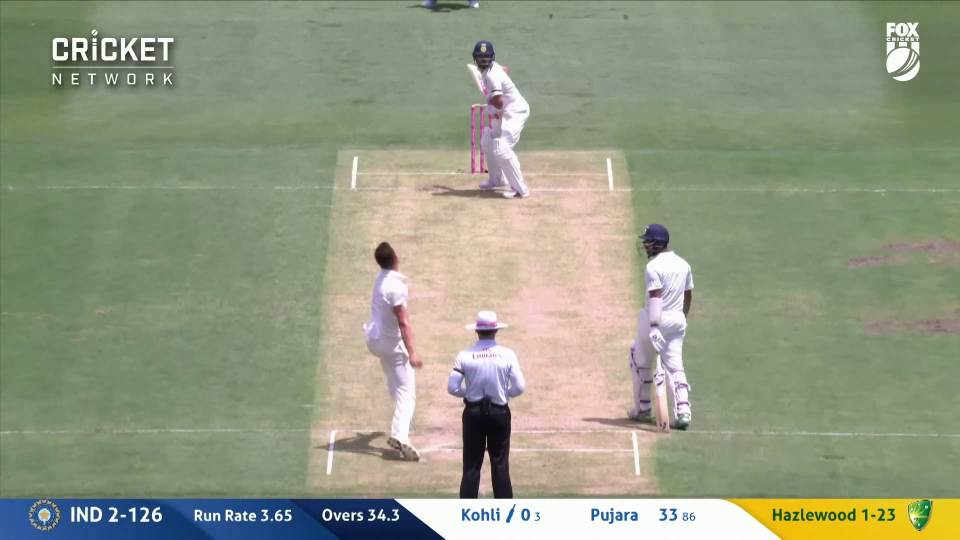
#> input picture frame 3 of VideoProcessing/Kohli.mp4, 1920 x 1080 px, given in place of Ball.mp4, which was not available (shown at 1/2 size)
$ python VideoProcessing.py
#> lines starting #> are read from the running program, lines starting #| are printed output that depends on the picture; after the words box and inside, x2 and y2 are one past the last pixel; in counts of white or black regions, pixels touching at a corner belong together; pictures that were not available may be replaced by others from this repository, and a replacement may not be noted
import cv2
import math
import numpy as np

def calculate_distance(prev_point, current_point):
    return math.sqrt((current_point[0] - prev_point[0]) ** 2 + (current_point[1] - prev_point[1]) ** 2)

# Function to calculate speed in km/h (distance/time)
def calculate_speed(distance, fps, scale_m_per_pixel):
    # Speed in pixels per second * fps to convert to pixels/second
    speed_px_per_s = distance * fps
    # Convert speed to meters per second using scale factor (pixels to meters)
    speed_m_per_s = speed_px_per_s * scale_m_per_pixel
    # Convert meters per second to kilometers per hour
    speed_km_per_hr = speed_m_per_s * 3.6
    return speed_km_per_hr

# Function to calculate bounce height in meters (assuming camera calibration gives a scale factor)
def calculate_bounce_height(y_position, scale_m_per_pixel, frame_height):

    height_ratio = (frame_height - y_position) / frame_height
    bounce_height = 0.2 + height_ratio * (1.5 - 0.2)
    return bounce_height

# Initialize video capture
cap = cv2.VideoCapture('Ball.mp4')

# Read first frame to initialize variables
ret, frame = cap.read()
#> frame is the input picture: shape (1080, 1920, 3); mean B, G, R 131.2, 153.8, 147.1
prev_frame = frame

# Initialize variables
prev_position = None
prev_time = None

# FPS (Frames per second) of the video
fps = cap.get(cv2.CAP_PROP_FPS)


scale_m_per_pixel = 0.01
frame_height = frame.shape[0]
#> frame_height = 1080

# Define a threshold for detecting the bounce (you can adjust this based on the Y-coordinate of the ground)
ground_threshold = 150
prev_speeds = []

# Loop through video frames
while ret:
    ret, frame = cap.read()
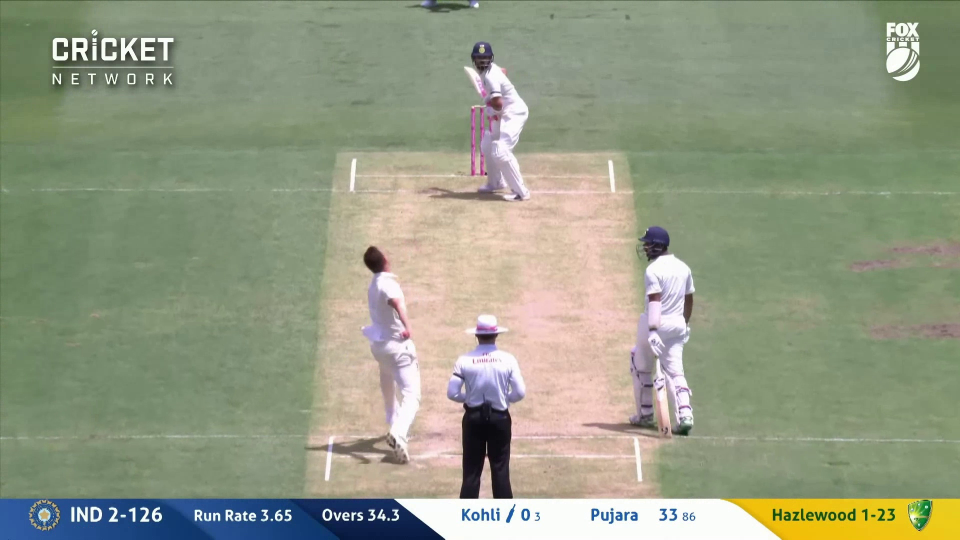
#> input picture frame 4 of VideoProcessing/Kohli.mp4, 1920 x 1080 px, given in place of Ball.mp4, which was not available (shown at 1/2 size)
#> frame is the input picture: shape (1080, 1920, 3); mean B, G, R 132, 154.3, 147.9
    if not ret:
        break


    hsv = cv2.cvtColor(frame, cv2.COLOR_BGR2HSV)
#> hsv: shape (1080, 1920, 3); mean H, S, V 47.8, 55.1, 162

    lower_red = np.array([0, 120, 70])   # Lower bound for color
    upper_red = np.array([10, 255, 255]) # Upper bound for color


    mask = cv2.inRange(hsv, lower_red, upper_red)
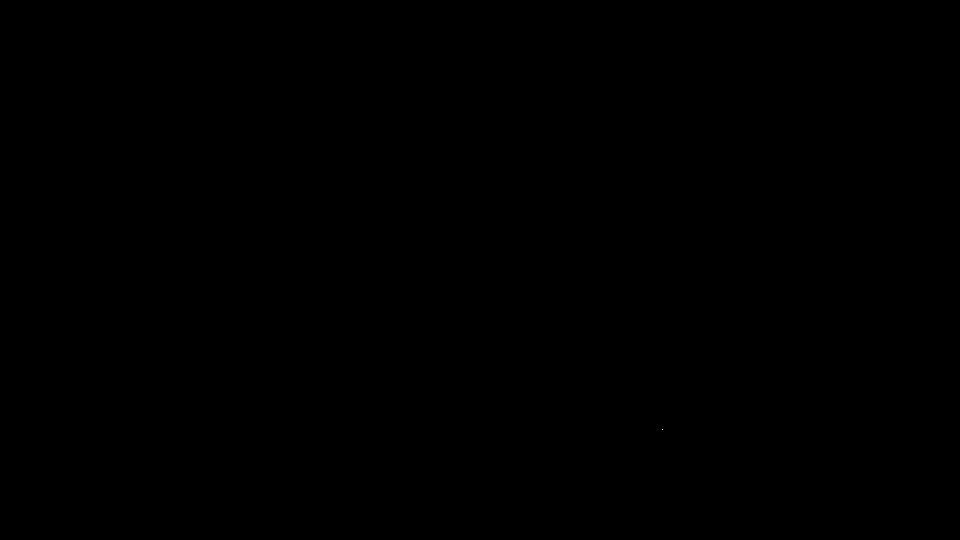
#> mask: shape (1080, 1920) (shown at 1/2 size); 0% white in thin lines or dots, all inside (x1, y1, x2, y2) = (1324, 858, 1325, 860)


    mask = cv2.morphologyEx(mask, cv2.MORPH_CLOSE, np.ones((5, 5), np.uint8))


    contours, _ = cv2.findContours(mask, cv2.RETR_EXTERNAL, cv2.CHAIN_APPROX_SIMPLE)
#> contours = [[[1324, 858], [1324, 859]]]


    for contour in contours:
        area = cv2.contourArea(contour)
        if area > 100:
            x, y, w, h = cv2.boundingRect(contour)

            # Calculate the center of the bounding box (potential ball location)
            center = (x + w // 2, y + h // 2)

            # Draw a circle around the detected ball
            cv2.circle(frame, center, 10, (0, 255, 0), 2)


            if prev_position:
                distance = calculate_distance(prev_position, center)

                # Print distance to debug (see how much the ball is moving between frames)
                print(f"Distance: {distance:.2f} pixels")

                if prev_time:
                    # Calculate speed in km/h
                    speed_km_hr = calculate_speed(distance, fps, scale_m_per_pixel)


                    prev_speeds.append(speed_km_hr)
                    if len(prev_speeds) > 10:
                        prev_speeds.pop(0)

                    smoothed_speed = np.mean(prev_speeds)

                    cv2.putText(frame, f"Speed: {smoothed_speed:.2f} km/h", (center[0] + 10, center[1] - 10),
                                cv2.FONT_HERSHEY_SIMPLEX, 0.5, (255, 255, 255), 2, cv2.LINE_AA)

                    print(f"Smoothed Speed: {smoothed_speed:.2f} km/h")

            # Detecting bounce: check if the ball is near the ground (Y position threshold)
            print(f"Ball Y Position: {center[1]}")  # Print Y-coordinate of the ball to debug

            if center[1] < ground_threshold:
                bounce_height = calculate_bounce_height(center[1], scale_m_per_pixel, frame_height)
                cv2.putText(frame, f"Bounce Height: {bounce_height:.2f} m",
                            (center[0] + 10, center[1] - 30), cv2.FONT_HERSHEY_SIMPLEX,
                            0.5, (255, 255, 255), 2, cv2.LINE_AA)

                print(f"Bounce Height: {bounce_height:.2f} m")


            prev_position = center
            prev_time = cv2.getTickCount() / cv2.getTickFrequency()
#> this loop made 1 pass
#> (contour, area) on pass 1: ([[1324, 858], [1324, 859]], 0)
#> after the loop, prev_speeds = []


    cv2.imshow('Ball Tracking', frame)


    if cv2.waitKey(1) & 0xFF == ord('q'):
#> (key q is pressed here)
        break


cap.release()
cv2.destroyAllWindows()

$ run again, starting later in the video
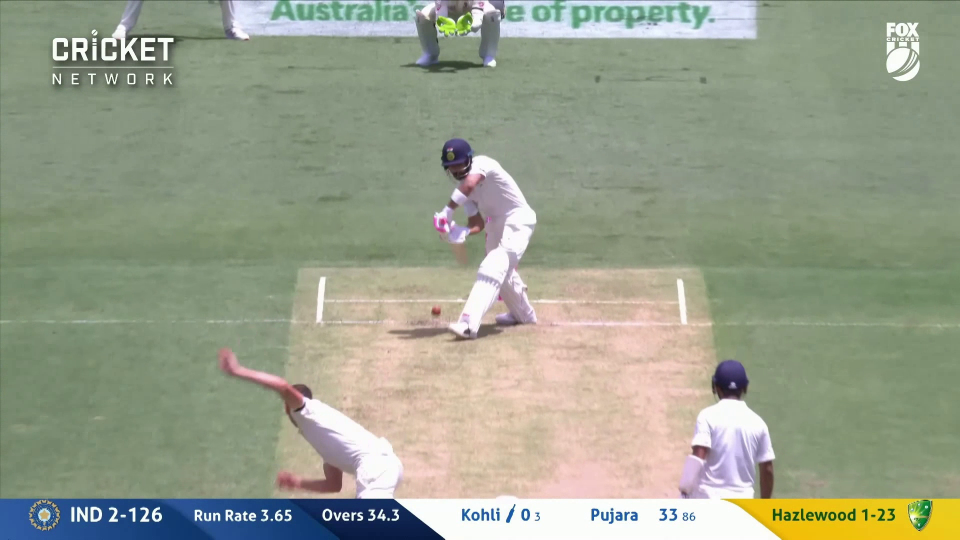
#> input picture frame 24 of VideoProcessing/Kohli.mp4, 1920 x 1080 px, given in place of Ball.mp4, which was not available (shown at 1/2 size)
#> frame is the input picture: shape (1080, 1920, 3); mean B, G, R 139.6, 159.2, 152.6
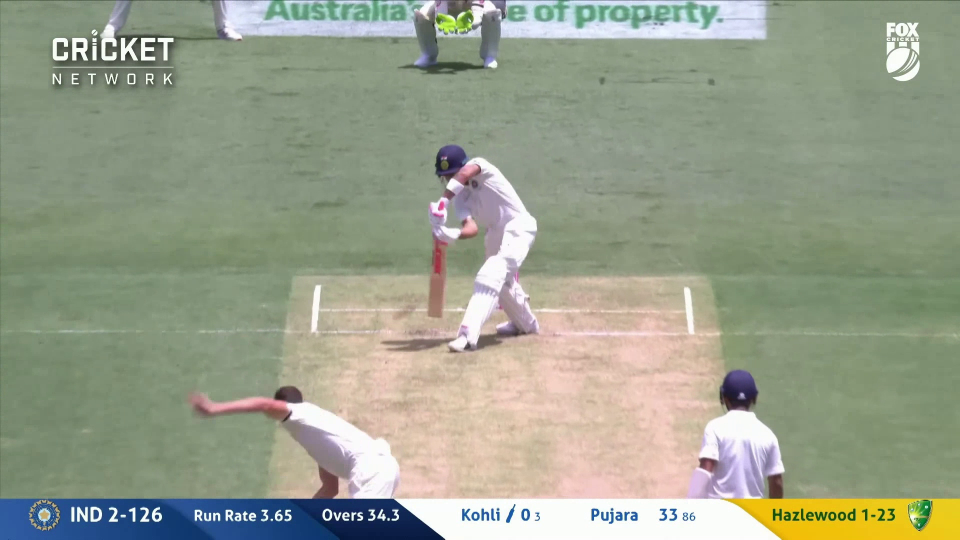
#> input picture frame 25 of VideoProcessing/Kohli.mp4, 1920 x 1080 px, given in place of Ball.mp4, which was not available (shown at 1/2 size)
#> frame is the input picture: shape (1080, 1920, 3); mean B, G, R 139.8, 159.2, 152.6
#> hsv: shape (1080, 1920, 3); mean H, S, V 50.5, 49.8, 166.8
#> contours = 3 contours, all with area under 20
#> the loop `for contour in contours:` made 3 passes
#> (contour, area) on passes 2 to 3: ([[882, 504], [882, 509], [883, 508], [882, 507]], 1), ([[880, 499]], 0)
#> after the loop `for contour in contours:`: prev_speeds = []
